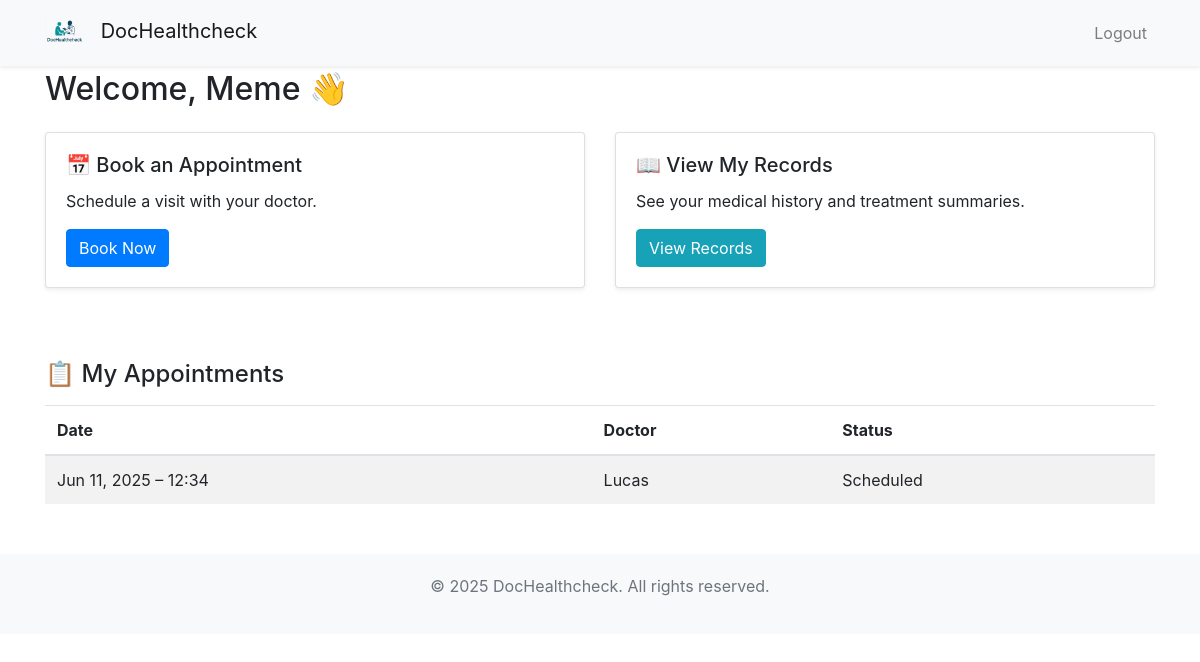
The app's page /dashboard/ (signed in) with its own data.
### MHCapp/models.py (models this page shows, shortened)
class User(AbstractUser):
    is_patient = models.BooleanField(default=False)
    is_doctor = models.BooleanField(default=False)

class Appointment(models.Model):
    STATUS_CHOICES = [
        ('Scheduled', 'Scheduled'),
        ('Completed', 'Completed'),
        ('Cancelled', 'Cancelled'),
        ('Pending Approval', 'Pending Approval')
    ]
    patient = models.ForeignKey(Patient, on_delete=models.CASCADE)
    doctor = models.ForeignKey(Doctor, on_delete=models.CASCADE)
    date_time = models.DateTimeField()
    reason = models.CharField(max_length=200)
    status = models.CharField(max_length=20, choices=STATUS_CHOICES, default='Scheduled')
    class Meta:
        unique_together = ('doctor', 'date_time')

class Doctor(models.Model):
    user = models.OneToOneField(User, on_delete=models.CASCADE)
    specialization = models.CharField(max_length=100)

### MHCapp/views.py (the view)
# urls.py: path('dashboard/', views.patient_dashboard, name='patient_dashboard'),
@login_required
def patient_dashboard(request):
    if not request.user.is_patient:
        return redirect('home')
    patient = get_object_or_404(Patient, user=request.user)
    appointments = Appointment.objects.filter(patient=patient).order_by('-date_time')
    return render(request, 'MHCapp/patient_dashboard.html', {'appointments': appointments})

### MHCapp/templates/MHCapp/patient_dashboard.html
{% extends 'MHCapp/base.html' %}
{% block content %}
{% load widget_tweaks %}
<h2 class="mb-4">Welcome, {{ request.user.username|capfirst }} 👋</h2>
<div class="row">
  <div class="col-md-6 mb-4">
    <div class="card shadow-sm">
      <div class="card-body">
        <h5 class="card-title">📅 Book an Appointment</h5>
        <p class="card-text">Schedule a visit with your doctor.</p>
        <a href="{% url 'book_appointment' %}" class="btn btn-primary">Book Now</a>
      </div>
    </div>
  </div>
  <div class="col-md-6 mb-4">
    <div class="card shadow-sm">
      <div class="card-body">
        <h5 class="card-title">📖 View My Records</h5>
        <p class="card-text">See your medical history and treatment summaries.</p>
        <a href="{% url 'patient_medical_records' %}" class="btn btn-info">View Records</a>
      </div>
    </div>
  </div>
</div>
{% if appointments %}
  <h4 class="mt-5">📋 My Appointments</h4>
  <table class="table table-striped mt-3">
    <thead>
      <tr>
        <th>Date</th>
        <th>Doctor</th>
        <th>Status</th>
      </tr>
    </thead>
    <tbody>
      {% for appointment in appointments %}
        <tr>
          <td>{{ appointment.date_time|date:"M d, Y – H:i" }}</td>
          <td>{{ appointment.doctor.user.username|capfirst }}</td>
          <td>{{ appointment.status }}</td>
        </tr>
      {% endfor %}
    </tbody>
  </table>
{% else %}
  <p class="text-muted">No appointments scheduled yet.</p>
{% endif %}
{% endblock %}

### MHCapp/templates/MHCapp/base.html (style rules this page uses)
body { padding-top: 70px; }

### records on screen
User: user.username "Meme"
Appointment: date_time "Jun 11, 2025 – 12:34", doctor.user.username "Lucas", status "Scheduled"
